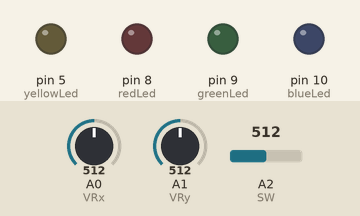
Recording of a sketch running on a simulated Arduino Uno, built with avr-gcc and run on an emulated ATmega328P. Shown: output pins drawn as LEDs (lit = HIGH). Inputs (shaded band) come from the test bench; at power-on: A0 (VRx) = 512, A1 (VRy) = 512, A2 (SW) = 512.

Above: at 1.2 s.
1.3 s: A0 (VRx) set to 539
At 1.8 s:
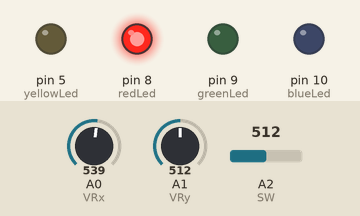
2.8 s: A0 (VRx) set to 306
At 4.0 s:
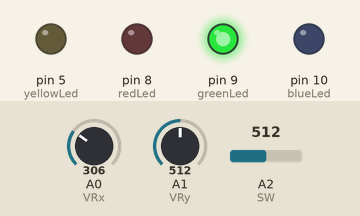
4.3 s: A0 (VRx) set to 511
At 5.2 s:
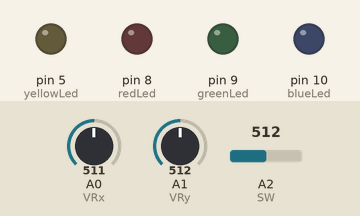
5.8 s: A1 (VRy) set to 538
At 6.4 s:
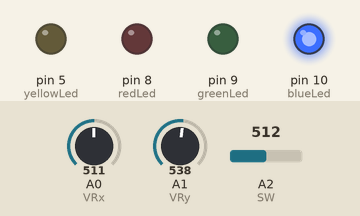
7.3 s: A1 (VRy) set to 306
At 7.6 s:
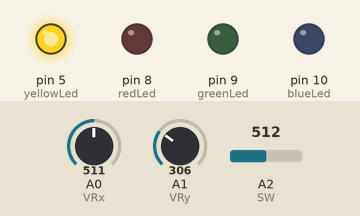
8.8 s: A1 (VRy) set to 511
At 9.9 s:
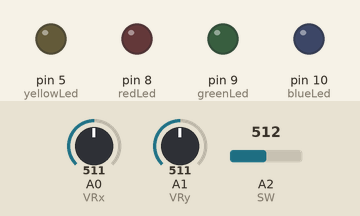
Timing chart, 0 to 11.3 s (numbered marks = the images above; inputs shaded):
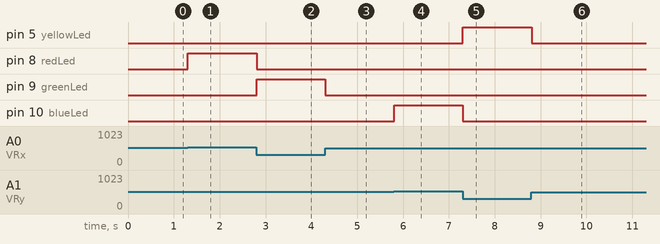

Measured:
- the behaviour switches between 522 and 523 on A0 (VRx) (found by bisection; images 0 and 1)
- the behaviour switches between 522 and 523 on A1 (VRy) (found by bisection; images 3 and 4)
- after the input at 1.3 s, pin 8 (redLed): LOW → HIGH at once
- after the input at 2.8 s, pin 8 (redLed): HIGH → LOW at once; pin 9 (greenLed): LOW → HIGH at once
- after the input at 4.3 s, pin 9 (greenLed): HIGH → LOW at once
- after the input at 5.8 s, pin 10 (blueLed): LOW → HIGH at once
- after the input at 7.3 s, pin 5 (yellowLed): LOW → HIGH at once; pin 10 (blueLed): HIGH → LOW at once
- after the input at 8.8 s, pin 5 (yellowLed): HIGH → LOW at once

The sketch:

joystick_led.ino
```cpp
// constantes
const int VRx = 0;
const int VRy = 1;
const int SW  = 2;

// Variables de lecture
int calX, calY, calSW, rawX, rawY, rawSW, redLed, blueLed, yellowLed, greenLed;

void setup(){
// Initialisation du port série
Serial.begin(9600);

// Calibration de la valeur (0, 0) du joystick
calX = analogRead(VRx);
calY = analogRead(VRy);
calSW = analogRead(SW);

// init du pin de sortie pour les led
redLed = 8;
blueLed = 10;
yellowLed = 5;
greenLed = 9;
pinMode(redLed, OUTPUT);
pinMode(blueLed, OUTPUT);
pinMode(yellowLed, OUTPUT);
pinMode(greenLed, OUTPUT);
}

// loop()
void loop(){
// Mesure des valeurs en X et Y
rawX = analogRead(VRx)- calX;
rawY = analogRead(VRy)- calY;
rawSW = analogRead(SW)- calSW;

if(rawX > 10){
  digitalWrite(redLed, HIGH);
  digitalWrite(blueLed, LOW);
  digitalWrite(yellowLed, LOW);
  digitalWrite(greenLed, LOW);
} else if(rawX < -10){
  digitalWrite(redLed, LOW);
  digitalWrite(blueLed, LOW);
  digitalWrite(yellowLed, LOW);
  digitalWrite(greenLed, HIGH);
} else if(rawY > 10){
  digitalWrite(redLed, LOW);
  digitalWrite(blueLed, HIGH);
  digitalWrite(yellowLed, LOW);
  digitalWrite(greenLed, LOW);
}  else if(rawY < -10){
  digitalWrite(redLed, LOW);
  digitalWrite(blueLed, LOW);
  digitalWrite(yellowLed, HIGH);
  digitalWrite(greenLed, LOW);
}  else {
  digitalWrite(redLed, LOW);
  digitalWrite(blueLed, LOW);
  digitalWrite(yellowLed, LOW);
  digitalWrite(greenLed, LOW);
}
/*
Serial.print("rawX : ");
Serial.println(rawX);
Serial.print("rawY : ");
Serial.println(rawY);
delay(1000);// Temps de pause entre lecture
*/

delay(10);
}
```
